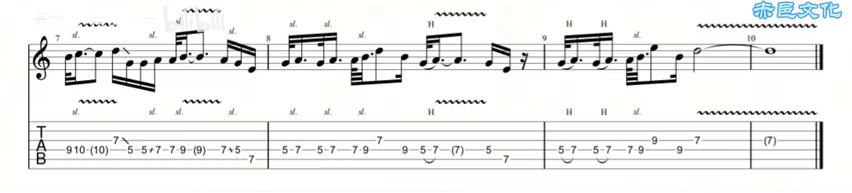
#> input picture extension/test/fixtures/chain_leiqiao_018000.png, 852 x 193 px; the run also reads 1 picture not shown here
$ python comp_similar_pics.py ../extension/test/fixtures/chain_leiqiao_018000.png ../extension/test/fixtures/chain_leiqiao_018600.png   (older library calls are emulated)
#> lines starting #> are read from the running program, lines starting #| are printed output that depends on the picture; after the words box and inside, x2 and y2 are one past the last pixel; in counts of white or black regions, pixels touching at a corner belong together
### src/videocore/dedup.py
import cv2
import numpy as np
from pathlib import Path
import shutil


def _extract_score_binary(bgr, blue_thresh=40, binary_thresh=100):
    """
    抹掉蓝色播放光标 -> 灰度 -> 固定阈值二值化，提取黑色音符骨架。

    黄色高亮块/浅灰底色灰度约 >=180，黑色音符灰度≈0，用中间阈值 100
    二值化即可自动把高亮/背景变白、音符/谱线保留为黑。

    Args:
        bgr: BGR 图
        blue_thresh: 判定蓝色的阈值（B 通道 - max(R,G) > 该值视为蓝色光标）
        binary_thresh: 二值化阈值（灰度 < 该值保留为黑，否则变白）

    Returns:
        二值图（255=背景，0=音符骨架）
    """
    img = bgr.copy()
    b, g, r = cv2.split(img)
    blue_mask = (b.astype(int) - np.maximum(r, g).astype(int) > blue_thresh)
    img[blue_mask] = [211, 213, 227]  # 填成浅灰底
    gray = cv2.cvtColor(img, cv2.COLOR_BGR2GRAY)
    _, bw = cv2.threshold(gray, binary_thresh, 255, cv2.THRESH_BINARY)
    return bw


# [9 lines left out: function _pad_to_common, not called in this run]


def _align_by_translation(ref, mov, max_shift=30):
    """
    用相位相关估计 mov 相对 ref 的平移量，并对齐 mov。

    Returns:
        (aligned, (dx, dy), valid_mask)
    """
    h, w = ref.shape
    ref_f = ref.astype(np.float32)
    mov_f = mov.astype(np.float32)
    win = cv2.createHanningWindow((w, h), cv2.CV_32F)
    (dx, dy), _response = cv2.phaseCorrelate(ref_f, mov_f, win)

    # 位移过大说明布局根本不同，不强行对齐
    if abs(dx) > max_shift or abs(dy) > max_shift:
        dx, dy = 0.0, 0.0

    # phaseCorrelate: ref(x,y) = mov(x+dx, y+dy)，对齐需平移 (-dx,-dy)
    M = np.float32([[1, 0, -dx], [0, 1, -dy]])
    aligned = cv2.warpAffine(
        mov, M, (w, h),
        flags=cv2.INTER_NEAREST,
        borderMode=cv2.BORDER_CONSTANT,
        borderValue=255,  # 填成白背景
    )

    # 有效比对区：排除对齐产生的边缘空白；margin 钳制到宽高的 1/4，
    # 保证中心区至少占一半，避免小图 + 大位移时 valid_mask 全空导致去重失效
    margin = int(max(abs(dx), abs(dy))) + 2
    margin_y = min(margin, max(1, h // 4))
    margin_x = min(margin, max(1, w // 4))
    valid_mask = np.zeros((h, w), dtype=bool)
    if h - 2 * margin_y > 0 and w - 2 * margin_x > 0:
        valid_mask[margin_y:h - margin_y, margin_x:w - margin_x] = True
    return aligned, (dx, dy), valid_mask


def _scores_same(bw_ref, bw_mov, max_diff_ratio=0.01):
    """两幅音符骨架是否为同一谱面（忽略蓝色光标/黄色高亮/轻微平移）"""
    if bw_ref.shape != bw_mov.shape:
        bw_ref, bw_mov = _pad_to_common(bw_ref, bw_mov)
    aligned, (dx, dy), valid_mask = _align_by_translation(bw_ref, bw_mov)
    diff = cv2.absdiff(bw_ref, aligned)
    if total := int(np.count_nonzero(valid_mask)):
        diff_mask = (diff > 0) & valid_mask
        diff_pixels = int(np.count_nonzero(diff_mask))
        diff_ratio = diff_pixels / total
    else:
        # valid_mask 意外全空（防御）：回退到全图比对
        diff_ratio = float(np.count_nonzero(diff)) / diff.size
    return diff_ratio <= max_diff_ratio, diff_ratio


class ImageDedup:
    """
    基于曲谱骨架比对的相邻帧去重器

    只对连续的前后帧做重复判定：用颜色 mask 过滤播放光标、相位相关对齐后
    比对音符骨架差异。既不会漏掉时间上分开但内容相同的帧（乐曲重复的小节），
    又能去掉连续近重复的帧。

    Args:
        threshold: 差异像素占比阈值，与上一帧骨架差异占比 <= 该值视为重复
    """

    # [27 lines left out: functions __init__, add, not called in this run]

    @property
    def count(self):
        return self._cluster_count


class ClusterWriter:
    """
    连续重复段中间状态输出器

    把去重过程中的每张图按连续重复段写入 <dir>/cluster_{i}_{j}.jpg，其中 i 为段编号，
    j 为段内序号（0 为保留代表帧，1.. 为连续近重复帧），方便人工核验相邻帧去重效果。
    """

    # [21 lines left out: functions __init__, write, not called in this run]

    def summary(self):
        """返回段编号 -> 段内张数的有序字典"""
        return dict(sorted(self._counters.items()))

### test/comp_similar_pics.py
"""
曲谱截图一致性比对工具
=====================
两张曲谱截图内容相同，只是：
  - 蓝色播放光标的位置不同
  - 当前播放小节的淡黄色高亮块位置不同
本工具把这些"播放特效"过滤掉，只比对曲谱的静态音符骨架。

核心算法（二值化/对齐/判定）直接复用 src/videocore/dedup.py，
与流水线去重保持同一套实现与阈值语义，避免两处逻辑漂移。

用法:
    python test/comp_similar_pics.py img1 img2 [-t 0.01] [--save-diff out.png]
"""

import argparse
import sys
from pathlib import Path

import cv2
import numpy as np

REPO = Path(__file__).resolve().parent.parent
sys.path.insert(0, str(REPO / "src" / "videocore"))

from dedup import (  # noqa: E402
    _align_by_translation,
    _extract_score_binary,
    _pad_to_common,
    _scores_same,
)


def _read_binary(path: str) -> np.ndarray:
    """读图并提取曲谱骨架二值图（与流水线同一实现）"""
    img = cv2.imread(path)
    if img is None:
        raise FileNotFoundError(f"无法读取图片：{path}")
    return _extract_score_binary(img)


def compare_score_images(path1: str, path2: str,
                         max_diff_ratio: float = 0.01) -> dict:
    """
    比对两张曲谱截图是否为同一张谱面（判定逻辑与 ImageDedup 一致）。

    Parameters
    ----------
    path1, path2 : str
        两张图片路径。
    max_diff_ratio : float
        判定为"相同"的最大差异像素占比，默认 1%。
    """
    bw1 = _read_binary(path1)
    bw2 = _read_binary(path2)

    # 与 dedup._scores_same 相同：尺寸不一致先补白到公共尺寸再比对
    cmp1, cmp2 = (bw1, bw2) if bw1.shape == bw2.shape else _pad_to_common(bw1, bw2)

    same, diff_ratio = _scores_same(bw1, bw2, max_diff_ratio)

    # 可视化：对齐 + 差异图（与判定同源的对齐结果）
    aligned, (dx, dy), valid_mask = _align_by_translation(cmp1, cmp2)
    diff = cv2.absdiff(cmp1, aligned)
    diff_mask = (diff > 0) & valid_mask

    reason = (
        f"对齐偏移 dx={dx:.1f}px dy={dy:.1f}px；"
        f"差异像素占比 {diff_ratio*100:.2f}% "
        f"({'≤' if same else '>'} {max_diff_ratio*100:.1f}% 阈值)"
        + ("" if bw1.shape == bw2.shape else "；尺寸不一致已补白后比对")
    )
    return {
        "same": same,
        "reason": reason,
        "diff_ratio": diff_ratio,
        "diff_pixels": int(np.count_nonzero(diff_mask)),
        "total_pixels": int(np.count_nonzero(valid_mask)),
        "shift": (round(dx, 1), round(dy, 1)),
        "size": (bw1.shape[1], bw1.shape[0]),
        "bw1": bw1,
        "bw2_aligned": aligned,
        "diff_visual": diff,
        "valid_mask": valid_mask,
    }


# ---------------------------- 命令行入口 ---------------------------- #

def main():
    ap = argparse.ArgumentParser(
        description="比对两张曲谱截图是否为同一张（忽略蓝色光标和黄色高亮位置）。"
    )
    ap.add_argument("image1", help="第一张图片路径")
    ap.add_argument("image2", help="第二张图片路径")
    ap.add_argument("-t", "--threshold", type=float, default=0.01,
                    help="判定相同的差异像素占比阈值，默认 0.01 (1%%)")
    ap.add_argument("--save-diff", default=None,
                    help="可选：把差异可视化图保存到该路径")
    args = ap.parse_args()

    try:
        result = compare_score_images(args.image1, args.image2, args.threshold)
#> in _read_binary, img is the input picture: shape (193, 852, 3); mean B, G, R 237.3, 238, 237.6
#> in _extract_score_binary, `blue_mask = (b.astype(int) - np.maximum(r, g).astype(int) > blue_thresh)`:
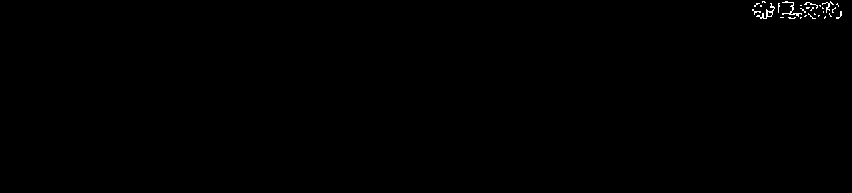
#> blue_mask: shape (193, 852) bool; 0.22% white in thin lines or dots, all inside (x1, y1, x2, y2) = (752, 1, 842, 19)
#> in _extract_score_binary, `img[blue_mask] = [211, 213, 227]`:
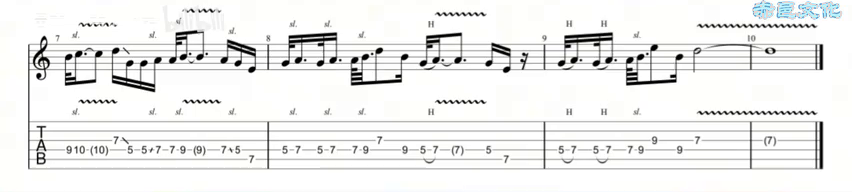
#> img: shape (193, 852, 3); 0.22% of pixels changed, all inside (x1, y1, x2, y2) = (752, 1, 842, 19)
#> in _extract_score_binary, `_, bw = cv2.threshold(gray, binary_thresh, 255, cv2.THRESH_BINARY)`: bw: shape (193, 852); 96.9% white; 327 black regions (259 under 20 px), largest, box (x1, y1, x2, y2) and area: (289, 33, 337, 49) 322, (112, 74, 155, 92) 256, (227, 40, 256, 58) 180
#> call 2 of _extract_score_binary, with blue_thresh = 40, binary_thresh = 100
#> in _extract_score_binary (call 2), `blue_mask = (b.astype(int) - np.maximum(r, g).astype(int) > blue_thresh)`:
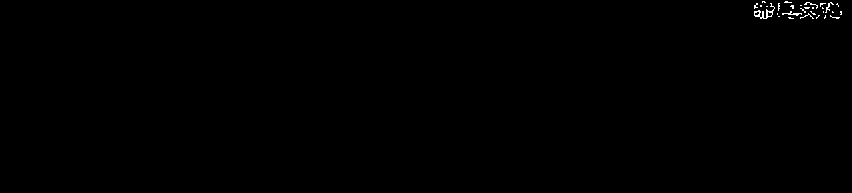
#> blue_mask: shape (193, 852) bool; 0.22% white in thin lines or dots, all inside (x1, y1, x2, y2) = (754, 1, 842, 19)
#> in _extract_score_binary (call 2), `img[blue_mask] = [211, 213, 227]`:
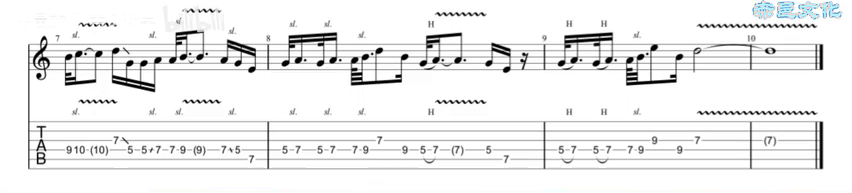
#> img: shape (193, 852, 3); mean B, G, R 238.3, 238.2, 238
#> in _extract_score_binary (call 2), `_, bw = cv2.threshold(gray, binary_thresh, 255, cv2.THRESH_BINARY)`:
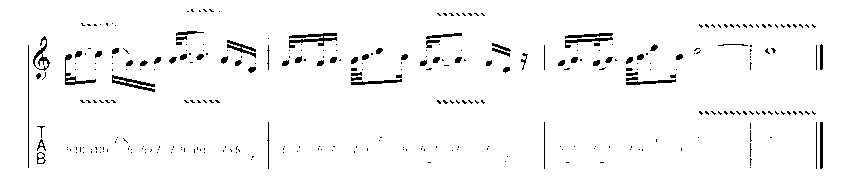
#> bw: shape (193, 852); 96.9% white; 328 black regions (261 under 20 px), largest, box (x1, y1, x2, y2) and area: (289, 33, 337, 48) 320, (112, 75, 155, 92) 254, (65, 54, 96, 85) 191
#> in _align_by_translation, `(dx, dy), _response = cv2.phaseCorrelate(ref_f, mov_f, win)`: dx = 0.0232; dy = -0.000959
#> in _align_by_translation, `M = np.float32([[1, 0, -dx], [0, 1, -dy]])`: M = [[1, 0, -0.0232], [0, 1, 0.000959]]
#> in _align_by_translation, `margin = int(max(abs(dx), abs(dy))) + 2`: margin = 2
#> in _scores_same, `aligned, (dx, dy), valid_mask = _align_by_translation(bw_ref, bw_mov)`:
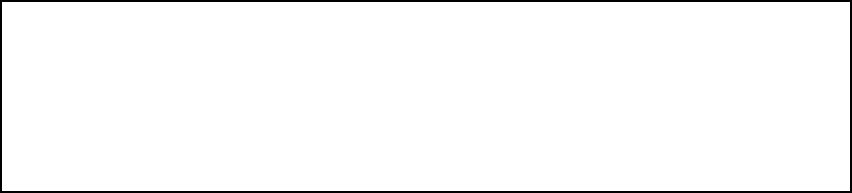
#> valid_mask: shape (193, 852) bool; 97.5% white; 1 black region, box (x1, y1, x2, y2) and area: (0, 0, 852, 193) 4164
#> in _scores_same, `aligned, (dx, dy), valid_mask = _align_by_translation(bw_ref, bw_mov)`: dx = 0.0232; dy = -0.000959
#> in _scores_same, `diff = cv2.absdiff(bw_ref, aligned)`:
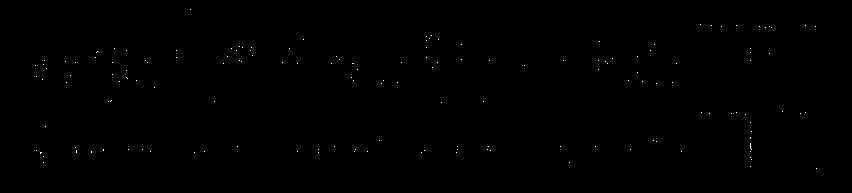
#> diff: shape (193, 852); 0.1% white in thin lines or dots, all inside (x1, y1, x2, y2) = (35, 9, 817, 169)
#> in _scores_same, `diff_pixels = int(np.count_nonzero(diff_mask))`: diff_pixels = 172
#> in _scores_same, `diff_ratio = diff_pixels / total`: diff_ratio = 0.00107
#> in compare_score_images, `same, diff_ratio = _scores_same(bw1, bw2, max_diff_ratio)`: same = True; diff_ratio = 0.00107
#> in compare_score_images, `aligned, (dx, dy), valid_mask = _align_by_translation(cmp1, cmp2)`: dx = 0.0232; dy = -0.000959
#> result = 11 items
    except FileNotFoundError as e:
        print(f"错误：{e}", file=sys.stderr)
        sys.exit(1)

    print(f"图片尺寸      : {result.get('size')}")
#| 图片尺寸      : (852, 193)
    print(f"对齐偏移      : dx={result['shift'][0]}px, dy={result['shift'][1]}px")
#| 对齐偏移      : dx=0.0px, dy=-0.0px
    print(f"差异像素数    : {result.get('diff_pixels', 'N/A')} "
          f"/ {result.get('total_pixels', 'N/A')}")
#| 差异像素数    : 172 / 160272
    print(f"差异占比      : {result.get('diff_ratio', 1.0)*100:.2f}%")
#| 差异占比      : 0.11%
    print(f"判定结果      : {'✅ 相同曲谱' if result['same'] else '❌ 不同曲谱'}")
#| 判定结果      : ✅ 相同曲谱
    print(f"说明          : {result['reason']}")
#| 说明          : 对齐偏移 dx=0.0px dy=-0.0px；差异像素占比 0.11% (≤ 1.0% 阈值)

    if args.save_diff:
        if not cv2.imwrite(args.save_diff, result["diff_visual"]):
            print(f"错误：差异可视化写入失败: {args.save_diff}", file=sys.stderr)
            sys.exit(1)
        print(f"差异可视化已保存: {args.save_diff}")

    sys.exit(0 if result["same"] else 2)
#> (the program exits here)
